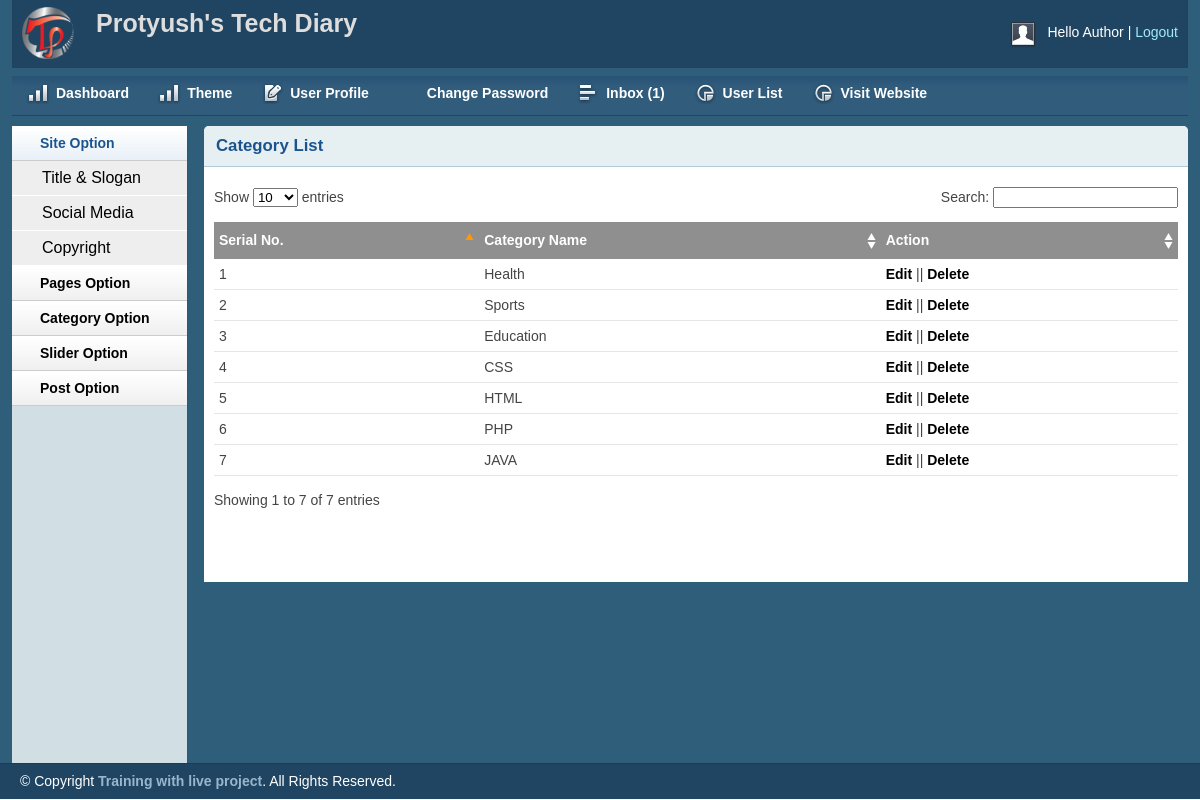
The app's page /admin/catlist.php (signed in) with its own data.
### tables this page shows
CREATE TABLE `tbl_category` (
  `id` int(11) NOT NULL,
  `name` varchar(50) NOT NULL
);

### lib/Database.php (called while the page is built, shortened)
<?php
class Database
{
    public $host   = DB_HOST;
    public $user   = DB_USER;
    public $pass   = DB_PASS;
    public $dbname = DB_NAME;
    public $link;
    private function connectDB()
    {
        $this->link = new mysqli($this->host, $this->user, $this->pass, $this->dbname);
    }
    public function select($query)
    {
        $result = $this->link->query($query) or die($this->link->error.__LINE__);
        if ($result->num_rows > 0) {
            return $result;
        } else {
            return false;
        }
    }
}

### admin/catlist.php (the view, shortened to what this page needs)
<?php include 'inc/header.php' ?>
<?php include 'inc/sidebar.php' ?>
        <div class="grid_10">
            <div class="box round first grid">
                <h2>Category List</h2>
                <div class="block">
                    <table class="data display datatable" id="example">
                    <thead>
                        <tr>
                            <th>Serial No.</th>
                            <th>Category Name</th>
                            <th>Action</th>
                        </tr>
                    </thead>
                    <tbody>
                        <?php
                        $query = "SELECT * FROM tbl_category ORDER BY id DESC";
                        $category = $db->select($query);
                        if ($category) {
                            $i = 0;
                            while ($result = $category->fetch_assoc()) {
                                $i++; ?>
                        <tr class="odd gradeX">
                            <td><?php echo $i; ?></td>
                            <td><?php echo $result['name']; ?></td>
                            <td>
                                <a href="editcat.php?catid=<?php echo $result['id'] ?>">Edit</a>
                                 ||
            <a onclick="return confirm('Are you sure to Delete?'); " href="?delcat=<?php echo $result['id'] ?>">Delete</a>
                                </td>
                        </tr>
                        <?php
                            }
                        } ?>
                    </tbody>
                </table>
               </div>
            </div>
        </div>
        <?php include 'inc/footer.php' ?>

### admin/css/text.css (style rules this page uses)
body { font: 13px/1.5 Tahoma, Helvetica, Arial, 'Liberation Sans', FreeSans, sans-serif; }
h2 { font-size: 23px; }
p, dl, hr, h1, h2, h3, h4, h5, h6, ol, ul, pre, table, address, fieldset { margin-bottom: 20px; }

### admin/css/grid.css (style rules this page uses)
.grid_1, .grid_2, .grid_3, .grid_4, .grid_5, .grid_6, .grid_7, .grid_8, .grid_9, .grid_10, .grid_11, .grid_12, .grid_13, .grid_14, .grid_15, .grid_16 { display: inline; float: left; margin-left: 1%; margin-right: 1%; }
.container_12 .grid_10 { width: 81.333%; }

### admin/css/layout.css (style rules this page uses)
body { background: #fff none repeat scroll 0 0; color: #444; font-size: 14px; padding: 0; }
a { color: #000; font-weight:bold; text-decoration: none; }
h1, h2, h3, h4, h5, h6 { line-height:1.2em; margin-bottom:.3em; }
h2 { margin-top:1em; }
.box { background:#fff; margin-bottom:20px; padding:10px 10px 10px 10px; margin-left:-8px; }
.box.grid { padding-bottom:40px; }
.box.round { -moz-border-radius: 5px 5px 0px 0px; -webkit-border-radius: 5px 5px 0px 0px; border-radius: 5px 5px 0px 0px; }
.box h2 { font-size:1.2em; font-weight:bold; color:#1B548D; background:#E6F0F3; margin:-10px -10px 0 -10px; padding:10px 12px; border-bottom:1px solid #B3CBD6; -moz-border-radius: 5px 5px 0px 0px; -webkit-border-radius: 5px 5px 0px 0px; border-radius: 5px 5px 0px 0px; }
.box.first { min-height: 406px; }
.block { padding-top:20px; }
.block { padding-bottom:1px; }
table.display { margin: 0 auto; clear: both; width: 100%; }
.sorting_asc { background: #8f8f8f url(../img/table/sort_asc.png) no-repeat center right; padding:8px 5px; text-align:left; color:#fff; }
.sorting { background:#8f8f8f url(../img/table/sort_both.png) no-repeat center right; padding:8px 5px; text-align:left; color:#fff; }
tr.odd { height: 30px; line-height: 30px; border-bottom:1px solid #e6e6e6; }
tr.even { height: 30px; line-height: 30px; border-bottom:1px solid #e6e6e6; }
tr.odd td, tr.even td { padding-left:5px; }

### records on screen
tbl_category: name "Health"
tbl_category: name "Sports"
tbl_category: name "Education"
tbl_category: name "CSS"
tbl_category: name "HTML"
tbl_category: name "PHP"
tbl_category: name "JAVA"

### other values on screen
Session::get('username') "Author"
$count "1"
